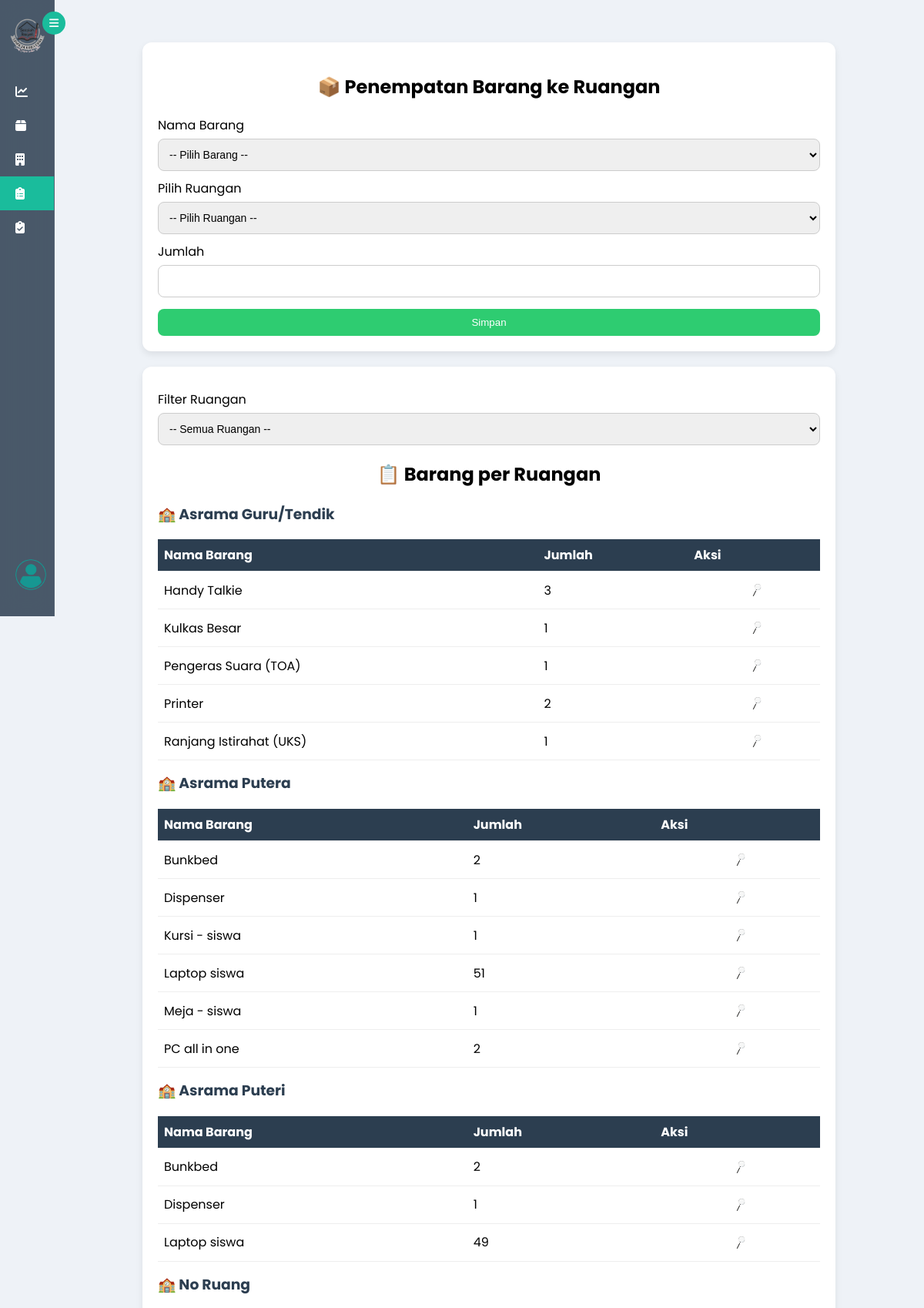
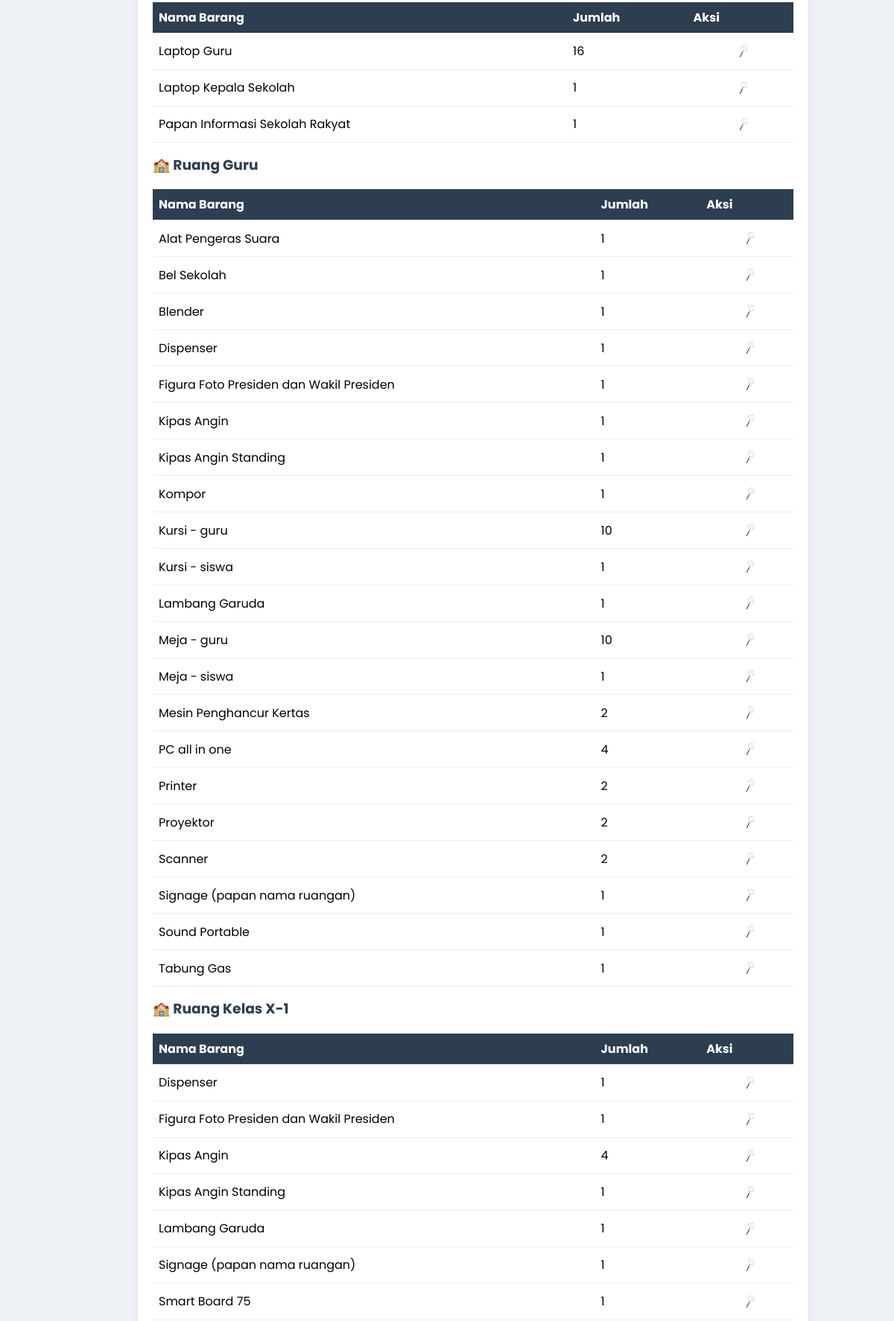
The page /barang_ruang (signed in, upper part) on the database its author committed (2 pictures, top to bottom).
### tables this page shows
CREATE TABLE "barang" (
	"id"	INTEGER,
	"nama_barang"	TEXT NOT NULL,
	"jumlah_barang"	INTEGER,
	"tipe"	TEXT,
	"merk"	TEXT,
	"tahun_perolehan"	INTEGER,
	"nilai"	INTEGER, ruang_id INTEGER, kode_barang TEXT, tanggal_input DATETIME, tanggal_update DATETIME,
	PRIMARY KEY("id" AUTOINCREMENT)
);

### app.py (the view, shortened to what this page needs)
@app.route('/barang_ruang', methods=['GET', 'POST'])
def barang_ruang():
    if request.method == 'POST' and not is_admin():
        flash("Akses ditolak!", "error")
        return redirect(url_for('barang_ruang'))
    conn = get_db()
    ruang_filter = request.args.get('ruang_id')
    query = """
        SELECT
            ruang.nama_ruang,
            barang.nama_barang,
            SUM(aset.jumlah) AS jumlah
        FROM aset
        JOIN barang ON aset.barang_id = barang.id
        JOIN ruang ON aset.ruang_id = ruang.id
    """
    params = []
    if ruang_filter:
        query += " WHERE ruang.id=? "
        params.append(ruang_filter)
    query += """
        GROUP BY ruang.nama_ruang, barang.nama_barang
        ORDER BY ruang.nama_ruang
    """
    rows = conn.execute(query, params).fetchall()
    barang = conn.execute("""
        SELECT
            barang.id,
            barang.nama_barang,
            barang.jumlah_barang,
            COALESCE(SUM(aset.jumlah),0) AS terpakai,
            barang.jumlah_barang -
            COALESCE(SUM(aset.jumlah),0) AS sisa
        FROM barang
        LEFT JOIN aset
        ON barang.id = aset.barang_id
        GROUP BY barang.id
    """).fetchall()
    ruang = conn.execute(
        "SELECT id, nama_ruang FROM ruang"
    ).fetchall()
    conn.close()
    grouped = {}
    for r in rows:
        ruang_nama = r["nama_ruang"]
        if ruang_nama not in grouped:
            grouped[ruang_nama] = []
        grouped[ruang_nama].append({
            "nama_barang": r["nama_barang"],
            "jumlah": r["jumlah"]
        })
    return render_template(
        'barang_ruang.html',
        barang=barang,
        ruang=ruang,
        grouped=grouped,
        ruang_filter=ruang_filter
    )

### app.py (called while the page is built)
def get_db():
    conn = sqlite3.connect("aset.db", timeout=10)
    conn.row_factory = sqlite3.Row
    return conn

@app.before_request
def session_timeout():
    if session.get('role') == 'admin':
        now = datetime.now()
        last_activity = session.get('last_activity')
        if last_activity:
            last_activity = datetime.strptime(last_activity, "%Y-%m-%d %H:%M:%S")
            if now - last_activity > timedelta(minutes=5):
                session.clear()
                return redirect(url_for('login'))
        session['last_activity'] = now.strftime("%Y-%m-%d %H:%M:%S")

### templates/barang_ruang.html (shortened to what this page needs)
{% extends "layout.html" %}
{% block content %}
<head>
</head>
<body>
<div class="container">
{% if session.get('role') == 'admin' %}
<div class="card">
<h2>📦 Penempatan Barang ke Ruangan</h2>
<form method="POST">
<label>Nama Barang</label>
<select name="barang_id" required>
    <option value="">-- Pilih Barang --</option>
</select>
<label>Pilih Ruangan</label>
<select name="ruang_id" required>
    <option value="">-- Pilih Ruangan --</option>
</select>
<label>Jumlah</label>
<input type="number" name="jumlah" id="jumlahInput" min="1" required>
<button type="submit">Simpan</button>
</form>
</div>
{% endif %}
<div class="card">
    <form method="GET" style="margin-bottom:15px;">
        <label>Filter Ruangan</label>
        <select name="ruang_id" onchange="this.form.submit()">
            <option value="">-- Semua Ruangan --</option>
        </select>
    </form>
<h2>📋 Barang per Ruangan</h2>
{% for ruang, items in grouped.items() %}
    <h3 class="ruang-title">🏫 {{ ruang }}</h3>
    <table>
        <thead>
            <tr>
                <th>Nama Barang</th>
                <th>Jumlah</th>
                <th>Aksi</th>
            </tr>
        </thead>
        <tbody>
            {% for item in items %}
            <tr>
                <td>{{ item.nama_barang }}</td>
                <td>{{ item.jumlah }}</td>
                <td>{% if session.get('role') == 'admin' %}
                    <a href="/periksa?ruang_id={{ item.id }}">
                    <button class="btn-edit"><img src="{{ url_for('static', filename='icon/cari.png') }}" class="icon-edit"></button></td>
                    </a>{% endif %}
            </tr>
            {% endfor %}
        </tbody>
    </table>
{% endfor %}
</div>
</div>
</body>
</html>
{% endblock %}

### templates/layout.html (style rules this page uses)
body { margin:0; font-family:'Poppins',sans-serif; background:#eef2f7; }

### templates/barang_ruang.html (style rules this page uses)
body { font-family:'Poppins'; background:#eef2f7; }
.container { max-width:900px; margin:30px auto; }
.card { background:white; padding:20px; border-radius:12px; box-shadow:0 4px 10px rgba(0,0,0,0.08); margin-bottom:20px; }
h2 { text-align:center; }
label { display:block;margin-top:10px; }
select, input { width: 100%; padding: 10px; margin-top: 5px; border-radius: 8px; border: 1px solid #ccc; box-sizing: border-box; font-size: 14px; }
button { width:100%;padding:10px;margin-top:15px;background:#2ecc71;color:white;border:none;border-radius:8px; }
table { width:100%;border-collapse:collapse;margin-top:10px; }
th,td { padding:8px;border-bottom:1px solid #eee;text-align:left; }
th { background:#2c3e50;color:white; }
.ruang-title { margin-top:15px;color:#2c3e50; }
input[type=number] { -moz-appearance: textfield; }
select, input { height: 42px; }
.btn-edit { background: #3498db00; border: none; padding: 8px 15px; border-radius: 6px; cursor: pointer; margin: 0 4px; display: inline-flex; align-items: center; justify-content: center; }
.icon-edit { width: 16px; height: 16px; }

### rows shown on the page
barang: nama_barang "Handy Talkie", jumlah "3"
barang: nama_barang "Kulkas Besar", jumlah "1"
barang: nama_barang "Pengeras Suara (TOA)", jumlah "1"
barang: nama_barang "Ranjang Istirahat (UKS)", jumlah "1"
barang: nama_barang "Laptop Guru", jumlah "16"
barang: nama_barang "Laptop Kepala Sekolah", jumlah "1"
barang: nama_barang "Papan Informasi Sekolah Rakyat", jumlah "1"
barang: nama_barang "Alat Pengeras Suara", jumlah "1"
barang: nama_barang "Bel Sekolah", jumlah "1"
barang: nama_barang "Kursi - guru", jumlah "10"
barang: nama_barang "Meja - guru", jumlah "10"
barang: nama_barang "Mesin Penghancur Kertas", jumlah "2"
barang: nama_barang "Proyektor", jumlah "2"
barang: nama_barang "Scanner", jumlah "2"
barang: nama_barang "Sound Portable", jumlah "1"

### other values the page prints
{{ ruang }} "Asrama Guru/Tendik" "Asrama Putera" "Asrama Puteri" "No Ruang" "Ruang Guru" "Ruang Kelas X-1"
{{ item.nama_barang }} "Printer" "Bunkbed" "Dispenser" "Kursi - siswa" "Laptop siswa" "Meja - siswa" "PC all in one" "Bunkbed" "Dispenser" "Laptop siswa" "Blender" "Dispenser" "Figura Foto Presiden dan Wakil Presiden" "Kipas Angin" "Kipas Angin Standing" "Kompor" "Kursi - siswa" "Lambang Garuda" "Meja - siswa" "PC all in one" "Printer" "Signage (papan nama ruangan)" "Tabung Gas" "Dispenser" "Figura Foto Presiden dan Wakil Presiden" "Kipas Angin" "Kipas Angin Standing" "Lambang Garuda" "Signage (papan nama ruangan)" "Smart Board 75"
{{ item.jumlah }} "2" "2" "1" "1" "51" "1" "2" "2" "1" "49" "1" "1" "1" "1" "1" "1" "1" "1" "1" "4" "2" "1" "1" "1" "1" "4" "1" "1" "1" "1"
